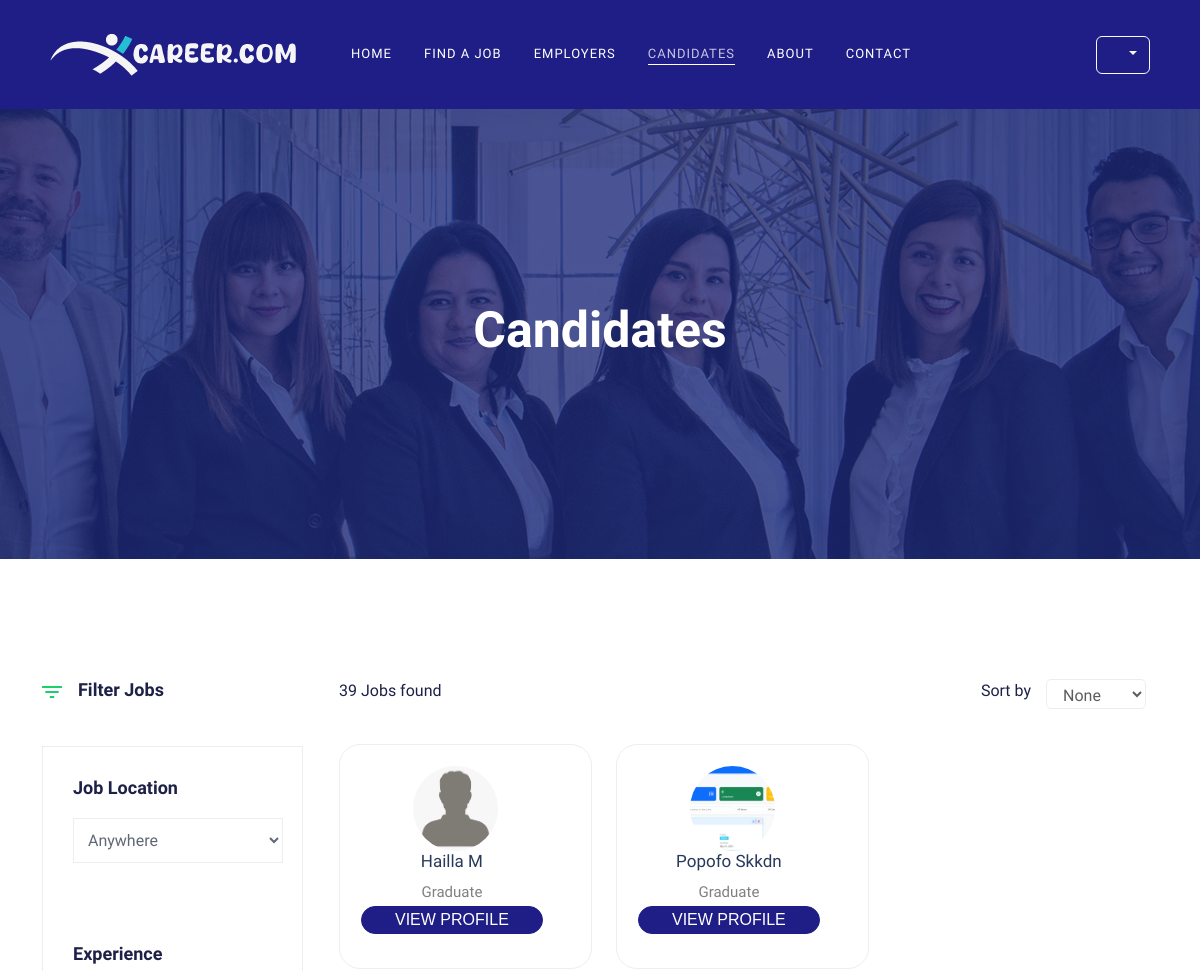
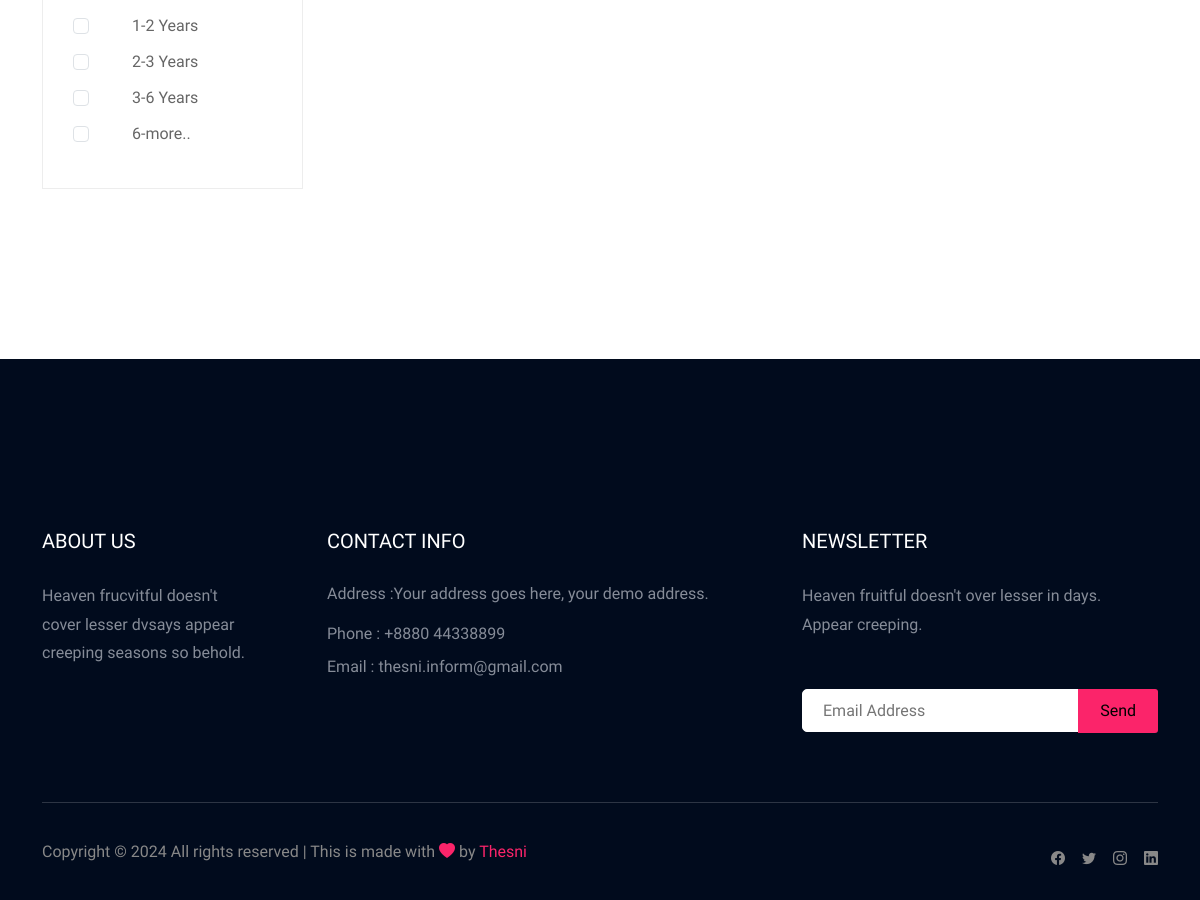
Page /candidates/ (signed in) on the committed database (2 pictures, top to bottom).
### user/models.py (models this page shows, shortened)
class Applicant(models.Model):
    user = models.OneToOneField(User, on_delete=models.CASCADE)
    email = models.CharField(max_length=50)
    phone = models.CharField(max_length=10, null=True,)
    image = models.ImageField(upload_to="media/", null=True, blank=True)
    gender = models.CharField(max_length=10)
    type = models.CharField(max_length=20)
    year = models.CharField(max_length=20)
    about = models.TextField(null=True, blank=True)
    work = models.TextField(null=True, blank=True)
    location = models.TextField(null=True, blank=True)
    cv = models.FileField(upload_to="resumes/", null=True, blank=True)
    district= models.TextField(null=True, blank=True)
    state= models.TextField(null=True, blank=True)
    country= models.TextField(null=True, blank=True)
    pincode= models.TextField(null=True, blank=True)
    EDUCATION_CHOICES = [
        ('diploma', 'Diploma'),
        ('graduate', 'Graduate'),
        ('post_graduate', 'Post Graduate'),
        ('iti', 'ITI'),
    ]
    education_level = models.CharField(max_length=20, choices=EDUCATION_CHOICES, default='graduate')

### user/views.py (the view)
# urls.py: path('candidates/', views.candidates, name= 'candidates'),
def candidates(request):
    candidates = Applicant.objects.all()
    return render(request,"candidates.html", {'candidates': candidates})

### user/context_processors.py (called while the page is built)
def user_role(request):
    user = request.user
    if user.is_authenticated:
        try:
            applicant = Applicant.objects.get(user=user)
            return {'is_applicant': True, 'is_company': False}
        except Applicant.DoesNotExist:
            pass
        try:
            company = Company.objects.get(user=user)
            return {'is_applicant': False, 'is_company': True}
        except Company.DoesNotExist:
            pass
    return {'is_applicant': False, 'is_company': False}

### templates/candidates.html (shortened to what this page needs)
{% extends 'base.html' %}
{% block content %}
{% load static %}
<div class="slider-area ">
  <div class="single-slider section-overly slider-height2 d-flex align-items-center"
    data-background="/static/img/about.jpg" style="background-image: url(&quot;/static/img/about.jpg&quot;);">
    <div class="container">
      <div class="row">
        <div class="col-xl-12">
          <div class="hero-cap text-center">
            <h2>Candidates</h2>
          </div>
        </div>
      </div>
    </div>
  </div>
</div>
<div class="job-listing-area pt-120 pb-120">
  <div class="container">
    <div class="row">
      <div class="col-xl-3 col-lg-3 col-md-4 filter">
        <div class="row">
          <div class="col-12">
            <div class="small-section-tittle2 mb-45">
              <div class="ion">
              </div>
              <h4>Filter Jobs</h4>
            </div>
          </div>
        </div>
        <div class="job-category-listing mb-50">
          <div class="single-listing">
            <div class="small-section-tittle2">
              <h4>Job Location</h4>
            </div>
            <div class="select-job-items2">
              <select name="select">
                <option value="">Anywhere</option>
              </select>
            </div>
            <div class="select-Categories pt-80 pb-50">
              <div class="small-section-tittle2">
                <h4>Experience</h4>
              </div>
              <div class="form-check">
                <input class="form-check-input" type="checkbox" value="" id="flexCheckDefault">
                <label class="form-check-label" for="flexCheckDefault">
                  1-2 Years
                </label>
              </div>
              <div class="form-check">
                <input class="form-check-input" type="checkbox" value="" id="flexCheckDefault">
                <label class="form-check-label" for="flexCheckDefault">
                  2-3 Years
                </label>
              </div>
              <div class="form-check">
                <input class="form-check-input" type="checkbox" value="" id="flexCheckDefault">
                <label class="form-check-label" for="flexCheckDefault">
                  3-6 Years
                </label>
              </div>
              <div class="form-check">
                <input class="form-check-input" type="checkbox" value="" id="flexCheckDefault">
                <label class="form-check-label" for="flexCheckDefault">
                  6-more..
                </label>
              </div>
            </div>
          </div>
        </div>
      </div>
      <div class="col-xl-9 col-lg-9 col-md-8">
        <section class="featured-job-area">
          <div class="container">
            <div class="row">
              <div class="col-lg-12">
                <div class="count-job mb-35">
                  <span>39  Jobs found</span>
                  <div class="select-job-items">
                    <span>Sort by</span>
                    <select name="select">
                      <option value="">None</option>
                    </select>
                  </div>
                </div>
              </div>
            </div>
            <div class="row">
              {% for candidate in candidates %}
              <div class="col-lg-4">
                <div class="single-job-items mb-30 text-center single-candidate">
                  <div class="job-items">
                    <div class="company-img mx-auto">
                      {% if candidate.image %}
                      <a href="{% url 'user:candidate_details' candidate.id %}"><img src="{{candidate.image.url}}" alt="" style="border-radius: 50px;margin-right: 20px;"></a>
                     {% else %}
                       <a href="{% url 'user:candidate_details' candidate.id %}">  <img src="/static/img/user.png" alt="Image" style="border-radius: 50px;margin-right: 20px;"></a>
                     {% endif %}
                    </div>
                    <div class="job-tittle job-tittle2">
                      <a href="{% url 'user:candidate_details' candidate.id %}">
                        <h4>{{ candidate.user.first_name }} {{ candidate.user.last_name }}
                        </h4>
                      </a>
                      <ul>
                        <li>{{ candidate.education_level }}</li>
                      </ul>
                      <div class="items-link items-link2 f-right">
                        <a href="{% url 'user:candidate_details' candidate.id %}">View Profile</a>
                      </div>
                    </div>
                  </div>
                </div>
              </div>
              {% empty %}
              <h3>No users found.</h3>
              {% endfor %}
            </div>
          </div>
        </section>
      </div>
    </div>
  </div>
</div>
{% endblock %}

### static/css/style.css (style rules this page uses)
body { font-family: "Muli", sans-serif; margin: 0; padding: 0; }
a { text-decoration: none; }
.single-candidate .job-tittle a h4 { font-size: 17px !important; }
.section-overly { position: relative; z-index: 0 }
.section-overly::before { position: absolute; content: ""; background-color: rgba(31,43,123,0.8); width: 100%; height: 100%; left: 0; top: 0; bottom: 0; right: 0; z-index: -1; background-repeat: no-repeat }
.single-job-items { padding: 36px 30px; display: flex; justify-content: space-between; flex-wrap: wrap; -webkit-transition: .4s; -moz-transition: .4s; -o-transition: .4s; transition: .4s }
.single-job-items .company-img img { overflow: hidden; float: left; margin-right: 32px; width: 85px; height: 85px; object-fit: cover; z-index: 999 }
.single-job-items .job-tittle a h4 { color: #28395a; text-transform: capitalize; font-size: 24px; -webkit-transition: .4s; -moz-transition: .4s; -o-transition: .4s; transition: .4s }
.single-job-items .job-tittle ul li { display: inline-block; margin-right: 48px; text-transform: capitalize; font-size: 15px; color: #808080; line-height: 1.8 }
.single-job-items .job-tittle ul { padding-left: 0rem; }
.single-job-items .job-tittle ul li { margin-right:18px }
.single-job-items .job-tittle ul li:last-child { margin-right: 0px }
.single-job-items .job-items { display: flex; flex-wrap: wrap }
.f-right { float: right }
.items-link { text-align: center }
.items-link a { color: #ffffff; display: block; border: 1px solid #1f1e86; border-radius: 30px; padding: 4px 33px; text-align: center; background: #1f1e86; margin-bottom: 13px; font: small-caption; text-transform: uppercase; }
.slider-height2 { min-height: 450px; background-repeat: no-repeat; background-position: center center; background-size: cover; }
.section-overly { position: relative; z-index: 0; }
.slider-area .hero-cap h2 { color: #fff; font-size: 50px; font-weight: 700; text-transform: capitalize; }
.job-category-listing { border: 1px solid #ededed; padding: 30px 19px 30px 30px }
.select-job-items2 select { width: 100%; height: 45px; background: #fff; border-radius: 0px; padding: 11px 19px 11px 10px; color: #616875; line-height: 20px; border: 1px solid #ededed }
.select-Categories label { display: block; position: relative; padding-left: 35px; margin-bottom: 12px; cursor: pointer; font-size: 22px; -webkit-user-select: none; -moz-user-select: none; -ms-user-select: none; user-select: none; color: #666666; font-size: 16px }
.small-section-tittle2 h4 { color: #1e2147; font-size: 18px; font-weight: 600; line-height: 1.2; margin-bottom: 20px; }
.small-section-tittle2 .ion { float: left; padding-right: 16px }
.job-listing-area .count-job { display: flex; justify-content: space-between; flex-wrap: wrap; margin-bottom: 35px; }
.job-listing-area .count-job span { padding-right: 15px; color: #1e2147; font-size: 16px }
.select-job-items { display: flex }
.select-job-items select { width: 100px; height: 30px; background: #fff; border-radius: 0px; padding: 5px 12px; color: #5d5d5d; line-height: 6px; border: 1px solid #ededed; border-radius: 5px }
.pt-80 { padding-top: 80px; }
.pb-120 { padding-bottom: 120px; }
.pt-120 { padding-top: 120px; }
.mb-45 { margin-bottom: 45px; }
.mb-50 { margin-bottom: 50px; }
.small-section-tittle2 h4 { color: #1e2147; font-size: 18px; font-weight: 600; line-height: 1.2; margin-bottom: 20px }
ul { margin: 0px; padding: 0px; }
li { list-style: none; }
.single-job-items { padding: 21px; display: flex; justify-content: space-between; flex-wrap: wrap; -webkit-transition: .4s; -moz-transition: .4s; -o-transition: .4s; border: 1px solid #eee; transition: .4s; margin-bottom: 16px; border-radius: 21px; }

### rows in the picture
Applicant: user.first_name "Hailla", user.last_name "M", education_level "Graduate"
Applicant: image (picture), user.first_name "Popofo", user.last_name "Skkdn", education_level "Graduate"
